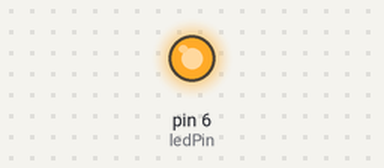
This sketch was run on a simulated Arduino Uno, built with avr-gcc and run on an emulated ATmega328P. On the bench: output pins drawn as LEDs (lit = HIGH).

Above: at 0.5 s.
At 3.0 s:
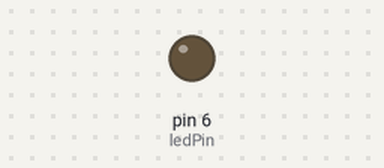
Timing chart, 0 to 6.5 s (numbered marks = the images above):
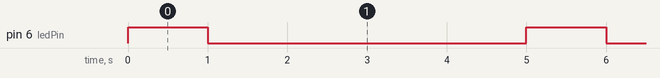

Measured:
- by itself, pin 6 (ledPin): alternates HIGH for 1.0 s and LOW for 4.0 s

The sketch:

main.ino
```cpp
const int ledPin = 6;
int timeDelay = 1000;
bool batas = false;
void setup() {
pinMode(ledPin, OUTPUT);
}
void loop() {
// Nyalakan LED
  digitalWrite(ledPin, HIGH);
  delay(timeDelay);
  // Matikan LED
  digitalWrite(ledPin, LOW);
  delay(timeDelay);

  // Baru ubah delay (setelah 1 siklus kedip)
  if (timeDelay >= 100){
    batas = false;
  	delay(3000);
    timeDelay=1000;
  }else if (timeDelay <= 100) {
    batas = true;
    timeDelay += 100;   // reset ke awal
  } else if (batas == false) {
  timeDelay -= 100;   // percepatan bertahap
  } else {
  	timeDelay += 100;
  }
}
```
